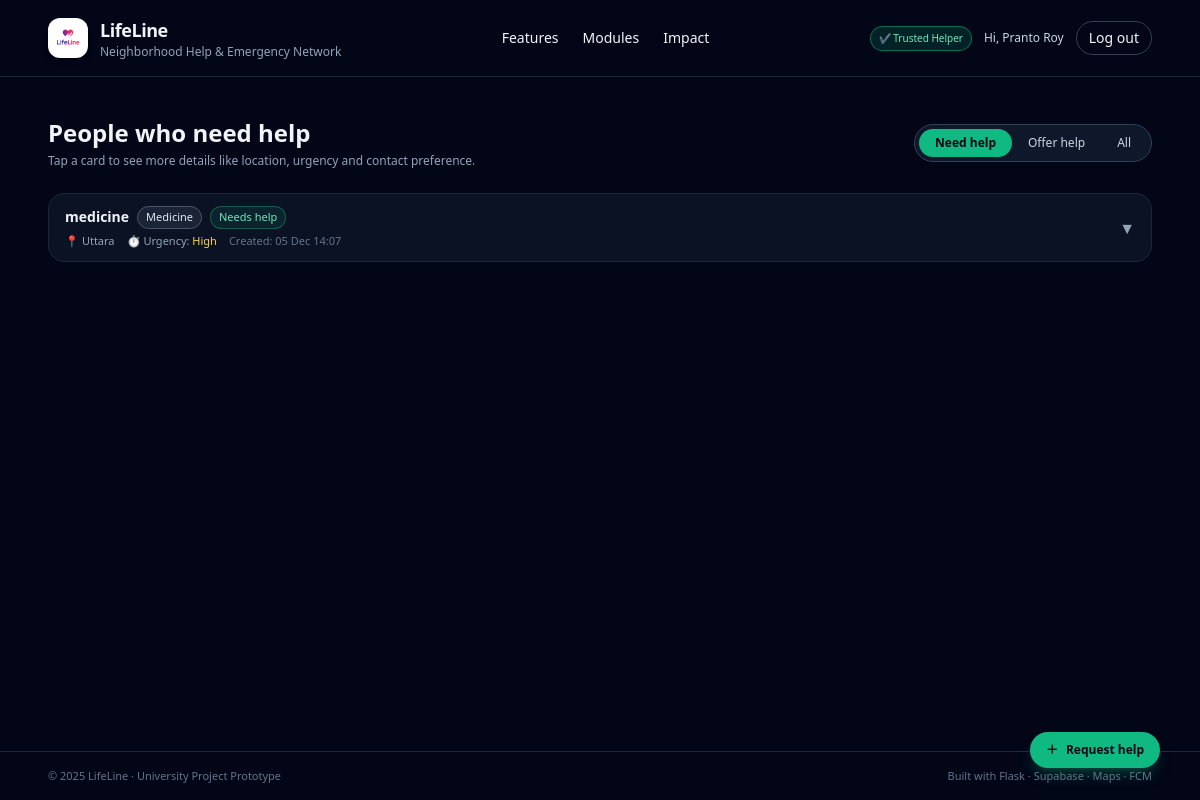
The app's page /requests (signed in) with its own data.
### app.py (models this page shows, shortened)
class User(db.Model):
    id = db.Column(db.Integer, primary_key=True)
    email = db.Column(db.String(255), unique=True, nullable=False)
    name = db.Column(db.String(120), nullable=False)
    password_hash = db.Column(db.String(255), nullable=True)
    is_trusted_helper = db.Column(db.Boolean, default=False)
    govt_id_number = db.Column(db.String(50), nullable=True)
    firebase_uid = db.Column(db.String(255), unique=True, nullable=True)
    otp_code = db.Column(db.String(6), nullable=True)
    otp_expires_at = db.Column(db.DateTime, nullable=True)
    id_verification_status = db.Column(db.String(20), default="none")  # none/pending/approved/rejected
    id_document_note = db.Column(db.String(255), nullable=True)

class Request(db.Model):
    __tablename__ = "requests"
    id = db.Column(db.Integer, primary_key=True)
    user_id = db.Column(db.Integer, db.ForeignKey("user.id"), nullable=False)
    title = db.Column(db.String(255), nullable=False)
    category = db.Column(db.String(50), nullable=False)  # medicine, food, tutoring, repair, ride, ...
    description = db.Column(db.Text, nullable=True)
    lat = db.Column(db.Float, nullable=True)
    lng = db.Column(db.Float, nullable=True)
    area = db.Column(db.String(150), nullable=True)         # e.g. Mohammadpur, Iqbal Road
    landmark = db.Column(db.String(150), nullable=True)     # nearest mosque / school
    urgency = db.Column(db.String(50), nullable=True)       # low / normal / high / emergency
    time_window = db.Column(db.String(50), nullable=True)   # anytime_today / this_week / ...
    contact_method = db.Column(db.String(50), nullable=True)  # lifeline_chat / phone / ...
    contact_info = db.Column(db.String(100), nullable=True)   # phone / WhatsApp etc.
    is_offer = db.Column(db.Boolean, default=False)        # false = Need Help, true = Offering Help
    radius_pref = db.Column(db.String(50), nullable=True)  # e.g. "2" (km)
    frequency = db.Column(db.String(50), nullable=True)    # one_time / few_times_week / daily
    image_url = db.Column(db.String(300), nullable=True)
    created_at = db.Column(db.DateTime, default=datetime.utcnow, nullable=False)
    expires_at = db.Column(db.DateTime, nullable=False)
    status = db.Column(db.String(20), default="open")  # open / claimed / closed
    user = db.relationship("User", backref="requests")

### app.py (the view)
@app.route("/requests")
@login_required
def list_requests():
    now = datetime.utcnow()
    mode = request.args.get("mode", "need")  # default: show need-help posts
    q = Request.query.filter(
        Request.expires_at > now,
        Request.status == "open",
    )
    if mode == "offer":
        q = q.filter(Request.is_offer == True)  # noqa: E712
    elif mode == "need":
        q = q.filter(Request.is_offer == False)  # noqa: E712
    requests_list = q.order_by(Request.created_at.desc()).all()
    return render_template(
        "list_requests.html",
        requests=requests_list,
        mode=mode,
    )

### app.py (called while the page is built)
def current_user():
    if "user_id" in session:
        return User.query.get(session["user_id"])
    return None

def login_required(view_func):
    from functools import wraps
    @wraps(view_func)
    def wrapper(*args, **kwargs):
        if "user_id" not in session:
            next_url = request.path
            return redirect(url_for("login", next=next_url))
        return view_func(*args, **kwargs)
    return wrapper

@app.context_processor
def inject_user():
    translation_enabled = False
    if globals().get('gcloud_translate_client'):
        translation_enabled = True
    elif globals().get('gt_translator'):
        translation_enabled = True
    return dict(current_user=current_user(), translation_enabled=translation_enabled)

### templates/list_requests.html (shortened to what this page needs)
{% extends "base.html" %}
{% block content %}
<div class="w-full max-w-6xl mx-auto px-6 py-10">
  <div class="flex flex-col md:flex-row md:items-center md:justify-between gap-4 mb-6">
    <div>
      <h2 class="text-2xl font-bold text-slate-100">
        {% if mode == 'offer' %}
          People offering help nearby
        {% elif mode == 'all' %}
          All open requests
        {% else %}
          People who need help
        {% endif %}
      </h2>
      <p class="text-xs text-slate-400 mt-1">
        Tap a card to see more details like location, urgency and contact preference.
      </p>
    </div>
    <div class="inline-flex rounded-full bg-slate-900 border border-slate-700 p-1 text-xs">
      <a href="{{ url_for('list_requests', mode='need') }}"
         class="px-4 py-1.5 rounded-full transition
         {% if mode == 'need' %}bg-emerald-500 text-slate-950 font-semibold{% else %}text-slate-300 hover:bg-slate-800{% endif %}">
        Need help
      </a>
      <a href="{{ url_for('list_requests', mode='offer') }}"
         class="px-4 py-1.5 rounded-full transition
         {% if mode == 'offer' %}bg-sky-500 text-slate-950 font-semibold{% else %}text-slate-300 hover:bg-slate-800{% endif %}">
        Offer help
      </a>
      <a href="{{ url_for('list_requests', mode='all') }}"
         class="px-4 py-1.5 rounded-full transition
         {% if mode == 'all' %}bg-slate-200 text-slate-900 font-semibold{% else %}text-slate-300 hover:bg-slate-800{% endif %}">
        All
      </a>
    </div>
  </div>
  {% if requests %}
  <div class="space-y-3">
    {% for r in requests %}
    <div class="rounded-2xl border border-slate-800 bg-slate-900/70 overflow-hidden">
      <button type="button"
              class="w-full flex items-center justify-between px-4 py-3 text-left hover:bg-slate-900/90 transition"
              onclick="toggleDetails('{{ r.id }}')">
        <div class="flex-1 min-w-0">
          <div class="flex flex-wrap items-center gap-2">
            <p class="font-semibold text-sm text-slate-100 truncate">
              {{ r.title }}
            </p>
            <span class="text-[11px] px-2 py-0.5 rounded-full
                         border border-slate-600 text-slate-200 bg-slate-800/80">
              {{ r.category|capitalize }}
            </span>
            {% if r.is_offer %}
            <span class="text-[11px] px-2 py-0.5 rounded-full bg-sky-500/10 text-sky-300 border border-sky-500/40">
              Offer help
            </span>
            {% else %}
            <span class="text-[11px] px-2 py-0.5 rounded-full bg-emerald-500/10 text-emerald-300 border border-emerald-500/40">
              Needs help
            </span>
            {% endif %}
          </div>
          <div class="mt-1 flex flex-wrap items-center gap-x-3 gap-y-1 text-[11px] text-slate-400">
            {% if r.area %}
            <span>📍 {{ r.area }}</span>
            {% endif %}
            {% if r.urgency %}
            <span>
              ⏱️ Urgency:
              <span class="
                {% if r.urgency == 'emergency' %}text-rose-400{% elif r.urgency == 'high' %}text-amber-300
                {% elif r.urgency == 'normal' %}text-sky-300{% else %}text-emerald-300{% endif %}">
                {{ r.urgency|capitalize }}
              </span>
            </span>
            {% endif %}
            <span class="text-slate-500">
              Created: {{ r.created_at.strftime('%d %b %H:%M') }}
            </span>
          </div>
        </div>
        <div class="ml-3">
          <span id="icon-{{ r.id }}" data-icon
                class="inline-block transition-transform duration-150 text-slate-400">
            ▼
          </span>
        </div>
      </button>
    </div>
    {% endfor %}
  </div>
  {% else %}
  <div class="mt-10 text-center text-sm text-slate-400">
    No open requests found in this category yet.
  </div>
  {% endif %}
</div>
{% if mode == 'offer' %}
  {% set fab_label = "Offer help" %}
  {% set fab_href = url_for('can_help') %}
{% else %}
  {% set fab_label = "Request help" %}
  {% set fab_href = url_for('need_help') %}
{% endif %}
<a href="{{ fab_href }}"
   class="fixed bottom-6 right-6 md:bottom-8 md:right-10 z-20 inline-flex items-center gap-2
          px-4 py-2.5 rounded-full shadow-lg shadow-emerald-500/25
          bg-emerald-500 hover:bg-emerald-400 text-slate-950 text-xs font-semibold transition">
  <span>＋</span>
  <span>{{ fab_label }}</span>
</a>
{% endblock %}

### templates/base.html (shortened to what this page needs)
<!DOCTYPE html>
<html lang="en">
  <head>
    <script src="https://cdn.tailwindcss.com"></script>
    <link
      rel="stylesheet"
      href="{{ url_for('static', filename='css/main.css') }}"
    />
  </head>
  <body class="bg-slate-950 text-slate-100 min-h-screen flex flex-col">
    <header class="w-full border-b border-slate-800">
      <nav class="w-full px-6 md:px-12 py-4 flex items-center justify-between">
        <a
          href="{{ url_for('home') }}"
          class="flex items-center gap-3 hover:opacity-80 transition"
        >
          <div
            class="h-10 w-10 rounded-xl bg-white flex items-center justify-center shadow-md"
          >
            <img
              src="{{ url_for('static', filename='images/lifeline_logo.png') }}"
              alt="LifeLine Logo"
              class="h-8 w-8 object-contain"
            />
          </div>
          <div>
            <h1 class="text-lg font-semibold tracking-tight">LifeLine</h1>
            <p class="text-xs text-slate-400">
              Neighborhood Help & Emergency Network
            </p>
          </div>
        </a>
        <div class="hidden md:flex items-center gap-6 text-sm">
          <a href="#features" class="hover:text-emerald-300 transition"
            >Features</a
          >
          <a href="#modules" class="hover:text-emerald-300 transition"
            >Modules</a
          >
          <a href="#impact" class="hover:text-emerald-300 transition">Impact</a>
        </div>
        <div class="flex items-center gap-3">
          {% if session.get('user_id') %}  {% if session.get('is_trusted_helper') %}
          <span
            class="text-[10px] px-2 py-1 rounded-full bg-emerald-600/20 text-emerald-300 border border-emerald-500/50 hidden md:inline"
          >
            ✔ Trusted Helper
          </span>
          {% endif %}
          <span class="hidden md:inline text-xs text-slate-300">
            Hi, {{ session.get('user_name') }}
          </span>
          <a
            href="{{ url_for('logout') }}"
            class="text-xs md:text-sm px-3 py-1.5 rounded-full border border-slate-700 hover:border-rose-400 hover:text-rose-300 transition"
          >
            Log out
          </a>
          {% endif %}
        </div>
      </nav>
    </header>
    <main class="flex-1 w-full">{% block content %}{% endblock %}</main>
    <footer class="border-t border-slate-800">
      <div
        class="w-full px-6 md:px-12 py-4 flex flex-col md:flex-row justify-between items-center gap-2 text-[11px] text-slate-500"
      >
        <p>© 2025 LifeLine · University Project Prototype</p>
        <p>Built with Flask · Supabase · Maps · FCM</p>
      </div>
    </footer>
  </body>
</html>

### static/css/main.css (style rules this page uses)
body { -webkit-font-smoothing: antialiased; }

### records on screen
User: get "Pranto Roy"
Request: title "medicine", category "Medicine", is_offer "Needs help", area "Uttara", urgency "High", created_at "05 Dec 14:07"

### other values on screen
{{ fab_label }} "Request help"
